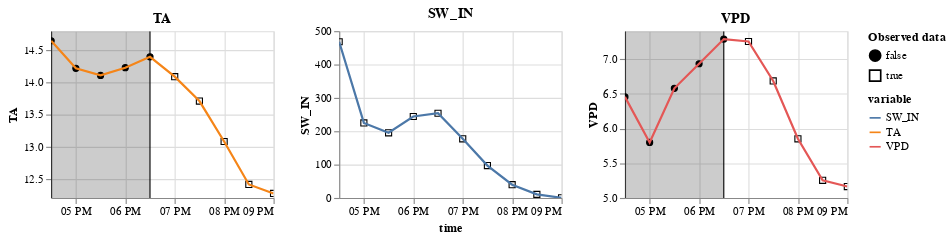

Notebook code for this chart:
### Code cell
m_df.show(bind_interaction = False)

### Figure 1 — Vega-Lite specification as saved in the notebook (floating-point values rounded to 4 significant figures)
{"config": {"view": {"continuousWidth": 400, "continuousHeight": 300}}, "vconcat": [{"hconcat": [{"layer": [{"data": {"name": "data-56120284c98ea45ee642dd5b510147c7"}, "mark": {"type": "point", "color": "black", "fillOpacity": 1, "strokeWidth": 1}, "encoding": {"fill": {"field": "is_present", "legend": {"title": ["Observed data"]}, "scale": {"range": ["black", "#ffffff00"]}, "type": "nominal"}, "shape": {"field": "is_present", "type": "nominal"}, "x": {"axis": {"domain": true, "labels": true, "ticks": true, "title": "time"}, "field": "time", "type": "temporal"}, "y": {"field": "value", "scale": {"zero": false}, "title": "TA", "type": "quantitative"}}}, {"layer": [{"mark": "rule", "encoding": {"x": {"axis": {"domain": false, "labels": false, "ticks": false, "title": null}, "field": "gap_start", "type": "temporal"}}}, {"mark": "rule", "encoding": {"x": {"axis": {"domain": false, "labels": false, "ticks": false, "title": null}, "field": "gap_end", "type": "temporal"}}}, {"mark": {"type": "rect", "color": "black", "opacity": 0.2}, "encoding": {"x": {"axis": {"domain": false, "labels": false, "ticks": false, "title": null}, "field": "gap_start", "type": "temporal"}, "x2": {"field": "gap_end"}}}], "data": {"name": "data-d654f0f81cd4dcf4d97e4684d286ed3f"}}, {"data": {"name": "data-56120284c98ea45ee642dd5b510147c7"}, "mark": "line", "encoding": {"color": {"field": "variable", "type": "nominal"}, "x": {"field": "time", "type": "temporal"}, "y": {"field": "value", "scale": {"zero": false}, "title": "TA", "type": "quantitative"}}, "name": "view_16"}], "height": 150, "title": "TA", "width": 200}, {"layer": [{"mark": {"type": "point", "color": "black", "fillOpacity": 1, "strokeWidth": 1}, "encoding": {"fill": {"field": "is_present", "legend": {"title": ["Observed data"]}, "scale": {"range": ["black", "#ffffff00"]}, "type": "nominal"}, "shape": {"field": "is_present", "type": "nominal"}, "x": {"axis": {"domain": true, "labels": true, "ticks": true, "title": "time"}, "field": "time", "type": "temporal"}, "y": {"field": "value", "scale": {"zero": false}, "title": "SW_IN", "type": "quantitative"}}}, {"mark": "line", "encoding": {"color": {"field": "variable", "type": "nominal"}, "x": {"field": "time", "type": "temporal"}, "y": {"field": "value", "scale": {"zero": false}, "title": "SW_IN", "type": "quantitative"}}, "name": "view_17"}], "data": {"name": "data-5a1f3fac3d9df47c6d1f6f3a5658ee3a"}, "height": 150, "title": "SW_IN", "width": 200}, {"layer": [{"data": {"name": "data-d31baa6ca74e0aff36d178089e8b875a"}, "mark": {"type": "point", "color": "black", "fillOpacity": 1, "strokeWidth": 1}, "encoding": {"fill": {"field": "is_present", "legend": {"title": ["Observed data"]}, "scale": {"range": ["black", "#ffffff00"]}, "type": "nominal"}, "shape": {"field": "is_present", "type": "nominal"}, "x": {"axis": {"domain": true, "labels": true, "ticks": true, "title": "time"}, "field": "time", "type": "temporal"}, "y": {"field": "value", "scale": {"zero": false}, "title": "VPD", "type": "quantitative"}}}, {"layer": [{"mark": "rule", "encoding": {"x": {"axis": {"domain": false, "labels": false, "ticks": false, "title": null}, "field": "gap_start", "type": "temporal"}}}, {"mark": "rule", "encoding": {"x": {"axis": {"domain": false, "labels": false, "ticks": false, "title": null}, "field": "gap_end", "type": "temporal"}}}, {"mark": {"type": "rect", "color": "black", "opacity": 0.2}, "encoding": {"x": {"axis": {"domain": false, "labels": false, "ticks": false, "title": null}, "field": "gap_start", "type": "temporal"}, "x2": {"field": "gap_end"}}}], "data": {"name": "data-d654f0f81cd4dcf4d97e4684d286ed3f"}}, {"data": {"name": "data-d31baa6ca74e0aff36d178089e8b875a"}, "mark": "line", "encoding": {"color": {"field": "variable", "type": "nominal"}, "x": {"field": "time", "type": "temporal"}, "y": {"field": "value", "scale": {"zero": false}, "title": "VPD", "type": "quantitative"}}, "name": "view_18"}], "height": 150, "title": "VPD", "width": 200}]}], "params": [{"name": "param_37", "select": {"type": "interval"}, "bind": "scales", "views": ["view_16"]}, {"name": "param_38", "select": {"type": "interval"}, "bind": "scales", "views": ["view_17"]}, {"name": "param_39", "select": {"type": "interval"}, "bind": "scales", "views": ["view_18"]}], "$schema": "https://vega.github.io/schema/vega-lite/v5.2.0.json", "datasets": {"data-56120284c98ea45ee642dd5b510147c7": [{"time": "2000-06-15T16:30:00", "variable": "TA", "value": 14.65, "is_present": false}, {"time": "2000-06-15T17:00:00", "variable": "TA", "value": 14.22, "is_present": false}, {"time": "2000-06-15T17:30:00", "variable": "TA", "value": 14.11, "is_present": false}, {"time": "2000-06-15T18:00:00", "variable": "TA", "value": 14.23, "is_present": false}, {"time": "2000-06-15T18:30:00", "variable": "TA", "value": 14.4, "is_present": false}, {"time": "2000-06-15T19:00:00", "variable": "TA", "value": 14.09, "is_present": true}, {"time": "2000-06-15T19:30:00", "variable": "TA", "value": 13.71, "is_present": true}, {"time": "2000-06-15T20:00:00", "variable": "TA", "value": 13.08, "is_present": true}, {"time": "2000-06-15T20:30:00", "variable": "TA", "value": 12.41, "is_present": true}, {"time": "2000-06-15T21:00:00", "variable": "TA", "value": 12.27, "is_present": true}], "data-d654f0f81cd4dcf4d97e4684d286ed3f": [{"gap_start": "2000-06-15T16:30:00", "gap_end": "2000-06-15T18:30:00"}], "data-5a1f3fac3d9df47c6d1f6f3a5658ee3a": [{"time": "2000-06-15T16:30:00", "variable": "SW_IN", "value": 468.2, "is_present": true}, {"time": "2000-06-15T17:00:00", "variable": "SW_IN", "value": 224.8, "is_present": true}, {"time": "2000-06-15T17:30:00", "variable": "SW_IN", "value": 195.3, "is_present": true}, {"time": "2000-06-15T18:00:00", "variable": "SW_IN", "value": 244.2, "is_present": true}, {"time": "2000-06-15T18:30:00", "variable": "SW_IN", "value": 253.9, "is_present": true}, {"time": "2000-06-15T19:00:00", "variable": "SW_IN", "value": 177.3, "is_present": true}, {"time": "2000-06-15T19:30:00", "variable": "SW_IN", "value": 97.07, "is_present": true}, {"time": "2000-06-15T20:00:00", "variable": "SW_IN", "value": 39.71, "is_present": true}, {"time": "2000-06-15T20:30:00", "variable": "SW_IN", "value": 10.65, "is_present": true}, {"time": "2000-06-15T21:00:00", "variable": "SW_IN", "value": 0.32, "is_present": true}], "data-d31baa6ca74e0aff36d178089e8b875a": [{"time": "2000-06-15T16:30:00", "variable": "VPD", "value": 6.454, "is_present": false}, {"time": "2000-06-15T17:00:00", "variable": "VPD", "value": 5.799, "is_present": false}, {"time": "2000-06-15T17:30:00", "variable": "VPD", "value": 6.577, "is_present": false}, {"time": "2000-06-15T18:00:00", "variable": "VPD", "value": 6.931, "is_present": false}, {"time": "2000-06-15T18:30:00", "variable": "VPD", "value": 7.286, "is_present": false}, {"time": "2000-06-15T19:00:00", "variable": "VPD", "value": 7.251, "is_present": true}, {"time": "2000-06-15T19:30:00", "variable": "VPD", "value": 6.683, "is_present": true}, {"time": "2000-06-15T20:00:00", "variable": "VPD", "value": 5.851, "is_present": true}, {"time": "2000-06-15T20:30:00", "variable": "VPD", "value": 5.254, "is_present": true}, {"time": "2000-06-15T21:00:00", "variable": "VPD", "value": 5.164, "is_present": true}]}}
